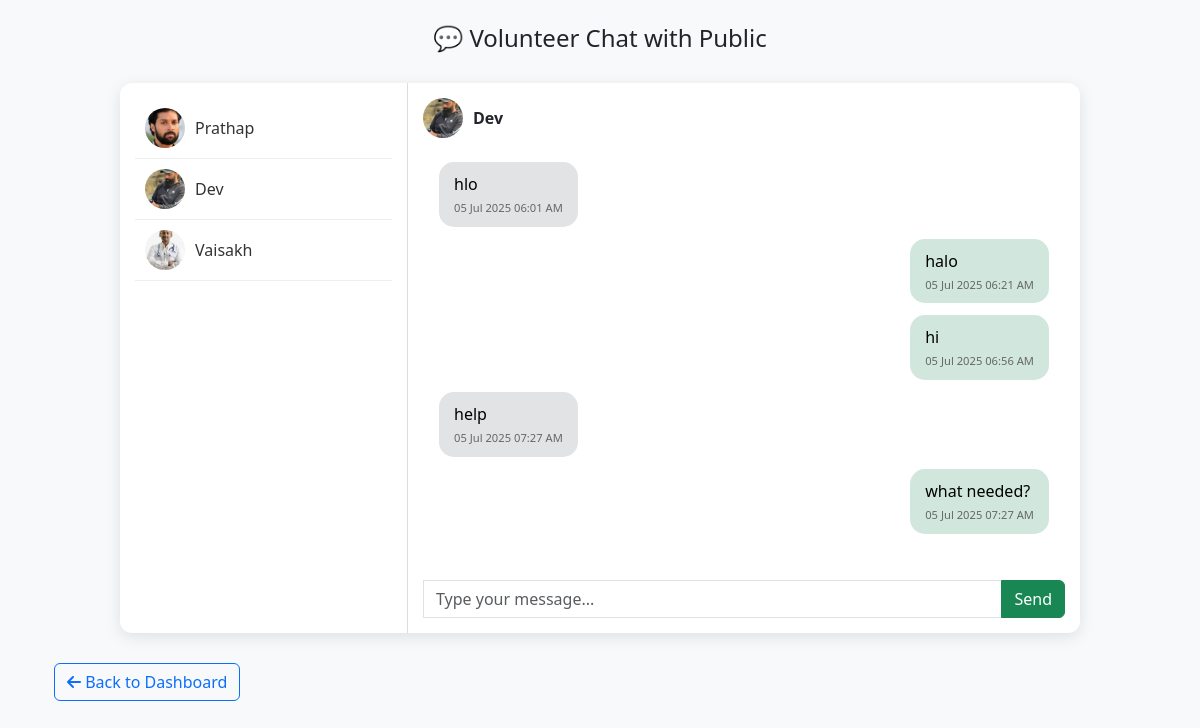
The app's page /user/chat_with_public.php?user=dev20 (signed in) with its own data.
### tables this page shows
CREATE TABLE `public_users` (
  `id` int(11) NOT NULL,
  `username` varchar(50) DEFAULT NULL,
  `password` varchar(255) DEFAULT NULL,
  `full_name` varchar(100) DEFAULT NULL,
  `email` varchar(100) DEFAULT NULL,
  `phone` varchar(15) DEFAULT NULL,
  `location` varchar(100) DEFAULT NULL,
  `gender` varchar(10) DEFAULT NULL,
  `photo` varchar(255) DEFAULT NULL,
  `created_at` timestamp NOT NULL DEFAULT current_timestamp()
);

CREATE TABLE `messages` (
  `id` int(11) NOT NULL,
  `sender_username` varchar(100) NOT NULL,
  `receiver_username` varchar(100) NOT NULL,
  `message` text NOT NULL,
  `sent_at` timestamp NOT NULL DEFAULT current_timestamp()
);

### user/chat_with_public.php (the view, shortened to what this page needs)
<?php
include realpath(__DIR__ . '/../config/db.php');
$username = $_SESSION['username'];
$stmt = $conn->prepare("SELECT username, full_name, photo FROM public_users");
$stmt->execute();
$usersResult = $stmt->get_result();
$publicUsers = [];
while ($row = $usersResult->fetch_assoc()) {
    $publicUsers[] = $row;
}
$chatUser = $_GET['user'] ?? '';
$chatMessages = [];
$chatUserDetails = null;
if ($chatUser) {
    $detailsStmt = $conn->prepare("SELECT full_name, photo FROM public_users WHERE username = ?");
    $detailsStmt->bind_param("s", $chatUser);
    $detailsStmt->execute();
    $chatUserDetails = $detailsStmt->get_result()->fetch_assoc();
    $msgStmt = $conn->prepare("SELECT * FROM messages WHERE
        (sender_username = ? AND receiver_username = ?) OR
        (sender_username = ? AND receiver_username = ?) ORDER BY sent_at ASC");
    $msgStmt->bind_param("ssss", $username, $chatUser, $chatUser, $username);
    $msgStmt->execute();
    $res = $msgStmt->get_result();
    while ($row = $res->fetch_assoc()) {
        $chatMessages[] = $row;
    }
}
?>
<!DOCTYPE html>
<html lang="en">
<head>
  <link href="https://cdn.jsdelivr.net/npm/bootstrap@5.3.3/dist/css/bootstrap.min.css" rel="stylesheet">
  <link href="https://cdnjs.cloudflare.com/ajax/libs/font-awesome/6.5.0/css/all.min.css" rel="stylesheet">
</head>
<body>
<div class="container">
  <h4 class="text-center my-4">💬 Volunteer Chat with Public</h4>
  <div class="chat-container">
    <div class="user-list">
      <?php foreach ($publicUsers as $user): ?>
        <a class="user-item" href="?user=<?= urlencode($user['username']) ?>">
          <img src="public/uploads/<?= htmlspecialchars($user['photo']) ?>" alt="User">
          <?= htmlspecialchars($user['full_name']) ?>
        </a>
      <?php endforeach; ?>
    </div>
    <div class="chat-area">
      <?php if ($chatUser && $chatUserDetails): ?>
        <div class="chat-header">
          <img src="public/uploads/<?= htmlspecialchars($chatUserDetails['photo']) ?>" alt="User">
          <strong><?= htmlspecialchars($chatUserDetails['full_name']) ?></strong>
        </div>
        <div class="chat-box" id="chat-box">
          <?php foreach ($chatMessages as $msg): ?>
            <div class="message <?= $msg['sender_username'] === $username ? 'you' : 'other' ?>">
              <?= htmlspecialchars($msg['message']) ?>
              <small><?= date("d M Y h:i A", strtotime($msg['sent_at'])) ?></small>
            </div>
          <?php endforeach; ?>
        </div>
        <form method="post" action="send_messages.php" id="sendForm">
          <div class="input-group">
            <input type="text" name="message" class="form-control" placeholder="Type your message..." required>
            <button type="submit" class="btn btn-success">Send</button>
          </div>
        </form>
      <?php else: ?>
        <p class="text-muted">Select a public user to begin chatting.</p>
      <?php endif; ?>
    </div>
  </div>
  <div class="container">
  <div class="d-flex justify-content-between align-items-center mt-4 mb-2">
    <a href="volunteer_dashboard.php" class="btn btn-outline-primary">
      <i class="fas fa-arrow-left"></i> Back to Dashboard
    </a>
  </div>
</div>
</body>
</html>

### user/chat_with_public.php (style rules this page uses)
body { background-color: #f8f9fa; font-family: 'Segoe UI', sans-serif; }
.chat-container { max-width: 960px; margin: 30px auto; border-radius: 12px; overflow: hidden; box-shadow: 0 4px 16px rgba(0,0,0,0.1); background-color: #fff; display: flex; height: 550px; }
.user-list { width: 30%; border-right: 1px solid #ddd; padding: 15px; overflow-y: auto; }
.chat-area { width: 70%; padding: 15px; display: flex; flex-direction: column; }
.chat-box { flex: 1; overflow-y: auto; border: 1px solid rgba(255, 255, 255, 0.2); border-radius: 8px; padding: 15px; margin: 0 0 1rem 0; background-color: rgba(255, 255, 255, 0.05); backdrop-filter: blur(10px); display: flex; flex-direction: column; }
.message { max-width: 70%; margin-bottom: 12px; padding: 10px 15px; border-radius: 15px; position: relative; word-wrap: break-word; background-color: #e2e3e5; color: #000; align-self: flex-start; }
.message.you { background-color: #d1e7dd; align-self: flex-end; }
.message.other { align-self: flex-start; }
.message small { font-size: 0.7rem; color: #666; display: block; text-align: right; margin-top: 4px; }
.input-group input { border-radius: 0; }
.user-item { display: flex; align-items: center; padding: 10px; border-bottom: 1px solid #eee; text-decoration: none; color: #333; }
.user-item img { width: 40px; height: 40px; border-radius: 50%; object-fit: cover; margin-right: 10px; }
.chat-header { display: flex; align-items: center; margin-bottom: 0.5rem; }
.chat-header img { width: 40px; height: 40px; border-radius: 50%; object-fit: cover; margin-right: 10px; }

### records on screen
public_users: photo (picture), full_name "Prathap"
public_users: photo (picture), full_name "Dev"
public_users: photo (picture), full_name "Vaisakh"
messages: message "hlo", sent_at "05 Jul 2025 06:01 AM"
messages: message "halo", sent_at "05 Jul 2025 06:21 AM"
messages: message "hi", sent_at "05 Jul 2025 06:56 AM"
messages: message "help", sent_at "05 Jul 2025 07:27 AM"
messages: message "what needed?", sent_at "05 Jul 2025 07:27 AM"
